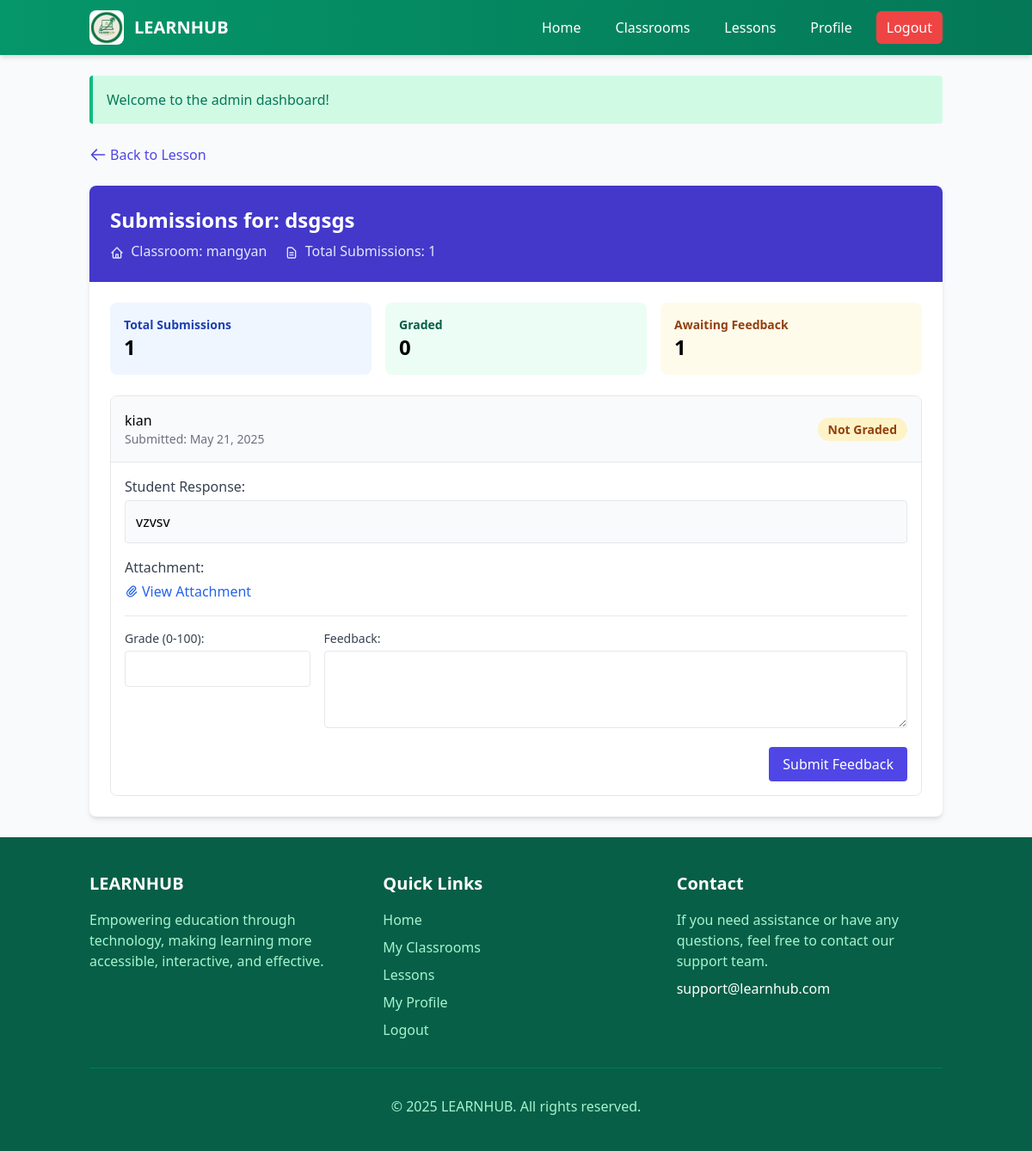
The app's page /lesson_submissions.php?id=4 (signed in) with its own data.
### tables this page shows
CREATE TABLE `lessons` (
  `id` int(11) NOT NULL,
  `title` varchar(255) NOT NULL,
  `description` text DEFAULT NULL,
  `content` text DEFAULT NULL,
  `file_path` varchar(255) DEFAULT NULL,
  `classroom_id` int(11) NOT NULL,
  `created_at` timestamp NOT NULL DEFAULT current_timestamp()
);

CREATE TABLE `classrooms` (
  `id` int(11) NOT NULL,
  `name` varchar(100) NOT NULL,
  `description` text DEFAULT NULL,
  `status` enum('active','archived') DEFAULT 'active',
  `enrollment_code` varchar(10) DEFAULT NULL,
  `teacher_id` int(11) NOT NULL,
  `created_at` timestamp NOT NULL DEFAULT current_timestamp()
);

CREATE TABLE `submissions` (
  `id` int(11) NOT NULL,
  `lesson_id` int(11) NOT NULL,
  `student_id` int(11) NOT NULL,
  `content` text DEFAULT NULL,
  `file_path` varchar(255) DEFAULT NULL,
  `grade` decimal(5,2) DEFAULT NULL,
  `feedback` text DEFAULT NULL,
  `graded_at` datetime DEFAULT NULL,
  `graded_by` int(11) DEFAULT NULL,
  `submitted_at` timestamp NOT NULL DEFAULT current_timestamp()
);

CREATE TABLE `users` (
  `id` int(11) NOT NULL,
  `username` varchar(50) NOT NULL,
  `password` varchar(255) NOT NULL,
  `email` varchar(100) NOT NULL,
  `role` enum('student','teacher','admin') NOT NULL,
  `created_at` timestamp NOT NULL DEFAULT current_timestamp(),
  `last_login` datetime DEFAULT NULL
);

### includes/functions.php (called while the page is built, shortened)
<?php
function format_date($date) {
    return date('F j, Y', strtotime($date));
}
?>

### lesson_submissions.php (the view, shortened to what this page needs)
<?php
include 'includes/header.php';
$lesson_id = $_GET['id'];
$stmt = $conn->prepare("
    SELECT l.*, c.name as classroom_name, c.id as classroom_id, c.teacher_id,
           u.username as teacher_username
    FROM lessons l
    JOIN classrooms c ON l.classroom_id = c.id
    JOIN users u ON c.teacher_id = u.id
    WHERE l.id = ?
");
$stmt->bind_param("i", $lesson_id);
$stmt->execute();
$result = $stmt->get_result();
$lesson = $result->fetch_assoc();
$stmt = $conn->prepare("
    SELECT s.*, u.username, u.email
    FROM submissions s
    JOIN users u ON s.student_id = u.id
    WHERE s.lesson_id = ?
    ORDER BY s.submitted_at DESC
");
$stmt->bind_param("i", $lesson_id);
$stmt->execute();
$result = $stmt->get_result();
$submissions = $result->fetch_all(MYSQLI_ASSOC);
?>
<div class="mb-6">
    <a href="view_lesson.php?id=<?php echo $lesson_id; ?>" class="text-indigo-600 hover:underline flex items-center">
        <svg xmlns="http://www.w3.org/2000/svg" class="h-5 w-5 mr-1" fill="none" viewBox="0 0 24 24" stroke="currentColor">
            <path stroke-linecap="round" stroke-linejoin="round" stroke-width="2" d="M10 19l-7-7m0 0l7-7m-7 7h18" />
        </svg>
        Back to Lesson
    </a>
</div>
<div class="bg-white rounded-lg shadow-md overflow-hidden">
    <div class="bg-indigo-700 text-white p-6">
        <h1 class="text-2xl font-bold mb-2">
            Submissions for: <?php echo htmlspecialchars($lesson['title']); ?>
        </h1>
        <p class="text-indigo-100">
            <span class="inline-block mr-4">
                Classroom: <?php echo htmlspecialchars($lesson['classroom_name']); ?>
            </span>
            <span class="inline-block">
                Total Submissions: <?php echo count($submissions); ?>
            </span>
        </p>
    </div>
    <div class="p-6">
        <?php if (empty($submissions)): ?>
            <div class="text-center py-8">
                <svg xmlns="http://www.w3.org/2000/svg" class="h-12 w-12 mx-auto text-gray-400 mb-4" fill="none" viewBox="0 0 24 24" stroke="currentColor">
                    <path stroke-linecap="round" stroke-linejoin="round" stroke-width="2" d="M9 12h6m-6 4h6m2 5H7a2 2 0 01-2-2V5a2 2 0 012-2h5.586a1 1 0 01.707.293l5.414 5.414a1 1 0 01.293.707V19a2 2 0 01-2 2z" />
                </svg>
                <h2 class="text-xl font-medium text-gray-900 mb-2">No submissions yet</h2>
                <p class="text-gray-600">No students have submitted work for this lesson yet.</p>
            </div>
        <?php else: ?>
            <div class="space-y-6">
                <?php
                $graded_count = 0;
                $ungraded_count = 0;
                foreach ($submissions as $sub) {
                    if ($sub['grade'] !== null) {
                        $graded_count++;
                    } else {
                        $ungraded_count++;
                    }
                }
                ?>
                <div class="flex flex-wrap gap-4 mb-6">
                    <div class="bg-blue-50 p-4 rounded-lg flex-1">
                        <div class="text-blue-800 text-sm font-semibold">Total Submissions</div>
                        <div class="text-2xl font-bold"><?php echo count($submissions); ?></div>
                    </div>
                    <div class="bg-green-50 p-4 rounded-lg flex-1">
                        <div class="text-green-800 text-sm font-semibold">Graded</div>
                        <div class="text-2xl font-bold"><?php echo $graded_count; ?></div>
                    </div>
                    <div class="bg-yellow-50 p-4 rounded-lg flex-1">
                        <div class="text-yellow-800 text-sm font-semibold">Awaiting Feedback</div>
                        <div class="text-2xl font-bold"><?php echo $ungraded_count; ?></div>
                    </div>
                </div>
                <?php foreach ($submissions as $submission): ?>
                    <div class="border rounded-lg overflow-hidden mb-6">
                        <div class="bg-gray-50 p-4 flex justify-between items-center border-b">
                            <div>
                                <div class="font-medium"><?php echo htmlspecialchars($submission['username']); ?></div>
                                <div class="text-sm text-gray-500">
                                    Submitted: <?php echo format_date($submission['submitted_at']); ?>
                                </div>
                            </div>
                            <div>
                                <?php if ($submission['grade'] !== null): ?>
                                    <span class="bg-green-100 text-green-800 text-sm font-semibold px-3 py-1 rounded-full">
                                        Grade: <?php echo $submission['grade']; ?>
                                    </span>
                                <?php else: ?>
                                    <span class="bg-yellow-100 text-yellow-800 text-sm font-semibold px-3 py-1 rounded-full">
                                        Not Graded
                                    </span>
                                <?php endif; ?>
                            </div>
                        </div>
                        <div class="p-4">
                            <div class="mb-4">
                                <h3 class="font-medium text-gray-700 mb-1">Student Response:</h3>
                                <div class="bg-gray-50 p-3 rounded border border-gray-200">
                                    <?php echo nl2br(htmlspecialchars($submission['content'])); ?>
                                </div>
                            </div>
                            <?php if (!empty($submission['file_path'])): ?>
                            <div class="mb-4">
                                <h3 class="font-medium text-gray-700 mb-1">Attachment:</h3>
                                <a href="<?php echo htmlspecialchars($submission['file_path']); ?>" class="text-blue-600 hover:underline flex items-center" target="_blank">
                                    <svg xmlns="http://www.w3.org/2000/svg" class="h-4 w-4 mr-1" fill="none" viewBox="0 0 24 24" stroke="currentColor">
                                        <path stroke-linecap="round" stroke-linejoin="round" stroke-width="2" d="M15.172 7l-6.586 6.586a2 2 0 102.828 2.828l6.414-6.586a4 4 0 00-5.656-5.656l-6.415 6.585a6 6 0 108.486 8.486L20.5 13" />
                                    </svg>
                                    View Attachment
                                </a>
                            </div>
                            <?php endif; ?>
                            <form method="POST" action="lesson_submissions.php?id=<?php echo $lesson_id; ?>" class="mt-4 border-t pt-4">
                                <div class="grid grid-cols-1 md:grid-cols-4 gap-4 mb-4">
                                    <div class="md:col-span-1">
                                        <label for="grade-<?php echo $submission['id']; ?>" class="block text-sm font-medium text-gray-700 mb-1">Grade (0-100):</label>
                                        <input type="number" id="grade-<?php echo $submission['id']; ?>" name="grade"
                                               value="<?php echo $submission['grade'] !== null ? $submission['grade'] : ''; ?>"
                                               class="border rounded px-3 py-2 w-full" min="0" max="100">
                                    </div>
                                    <div class="md:col-span-3">
                                        <label for="feedback-<?php echo $submission['id']; ?>" class="block text-sm font-medium text-gray-700 mb-1">Feedback:</label>
                                        <textarea id="feedback-<?php echo $submission['id']; ?>" name="feedback" rows="3"
                                                  class="border rounded px-3 py-2 w-full"><?php echo htmlspecialchars($submission['feedback'] ?? ''); ?></textarea>
                                    </div>
                                </div>
                                <div class="flex justify-end">
                                    <button type="submit" class="bg-indigo-600 hover:bg-indigo-700 text-white px-4 py-2 rounded">
                                        <?php echo $submission['grade'] !== null ? 'Update Feedback' : 'Submit Feedback'; ?>
                                    </button>
                                </div>
                            </form>
                        </div>
                    </div>
                <?php endforeach; ?>
            </div>
        <?php endif; ?>
    </div>
</div>
<?php include 'includes/footer.php'; ?>

### includes/header.php (style rules this page uses)
:root { --primary-light: #4ade80; --primary: #16a34a; --primary-dark: #166534; --secondary-light: #d1fae5; --secondary: #059669; --accent: #047857; }
.fade-in { animation: fadeIn 0.8s ease-in; }

### records on screen
lessons: title "dsgsgs", classroom.name "mangyan"
submissions: student.username "kian", submitted_at "May 21, 2025", shows "Not Graded", content "vzvsv", shows "Submit Feedback"

### other values on screen
$flash['message'] "Welcome to the admin dashboard!"
count($submissions) "1"
$graded_count "0"
$ungraded_count "1"
